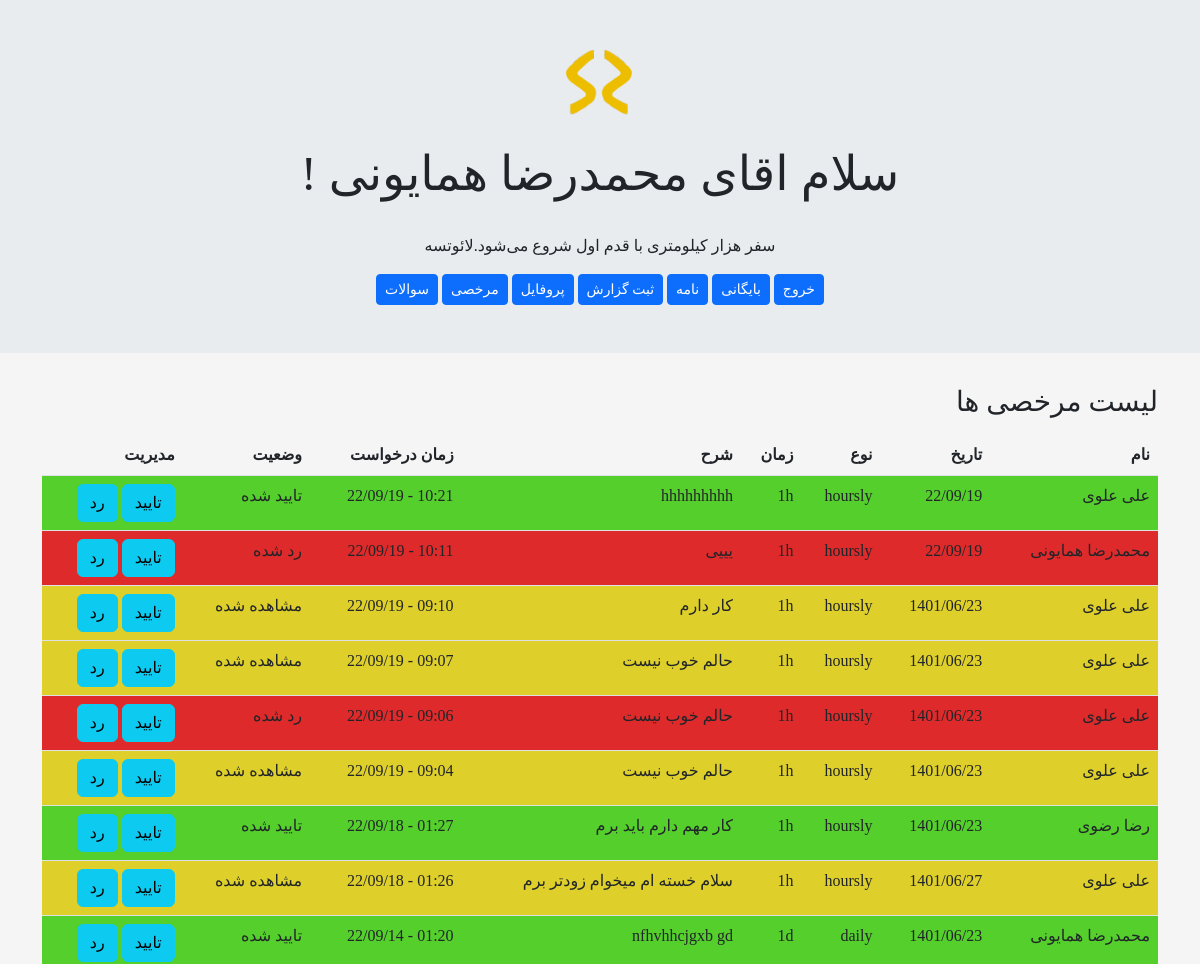
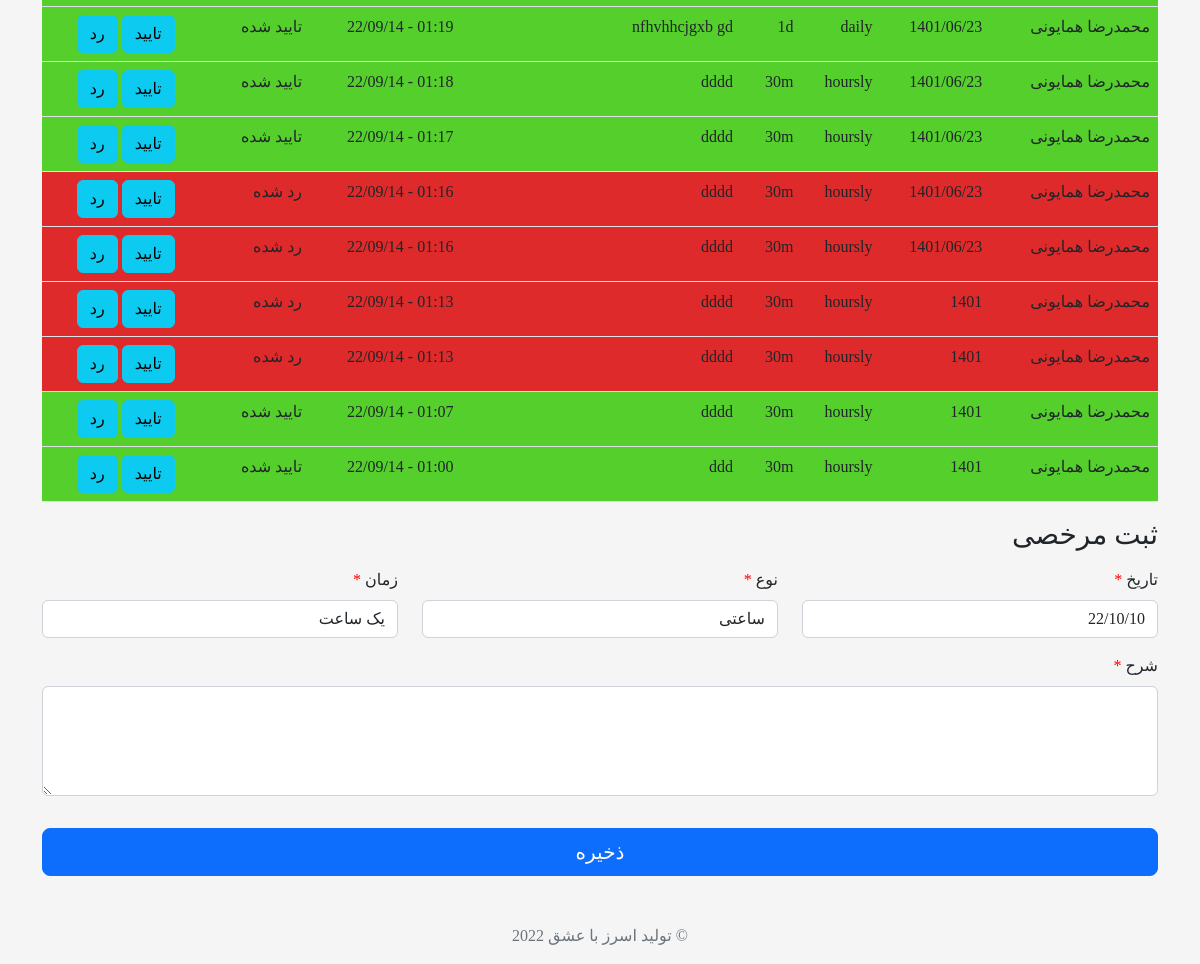
Page /vacation.php (signed in) on the committed database (2 pictures, top to bottom).
### tables this page shows
CREATE TABLE `user` (
  `id` int(20) NOT NULL,
  `username` varchar(156) NOT NULL,
  `password` varchar(156) NOT NULL,
  `first_name` varchar(256) NOT NULL,
  `last_name` varchar(256) NOT NULL,
  `gender` int(1) NOT NULL COMMENT '0=man;1=woman\r\n',
  `admin` int(2) DEFAULT 0 COMMENT '1=isadmin\r\n0=isnotadmin'
);

CREATE TABLE `vacation` (
  `id` int(11) NOT NULL,
  `user_id` int(11) NOT NULL,
  `date` varchar(10) NOT NULL,
  `type` varchar(110) NOT NULL,
  `duration` varchar(110) NOT NULL,
  `description` longtext NOT NULL,
  `status` int(2) NOT NULL DEFAULT 3 COMMENT '0=under investigation\r\n1=Approved\r\n2=Rejected\r\n3=Displayed',
  `created_at` int(10) NOT NULL
);

### vacation.php (the view, shortened to what this page needs)
<?php
require "load.php";
require "header.php";
if ($is_admin) {
    $vacations = get_all_vacation();
} else {
    $vacations = get_vacation($user["id"]);
}
?>
<!DOCTYPE html>
<html lang="en">
<head>
</head>
<body>
<main class="container">
    <h1 class="h3 mb-3 fw-normal">لیست مرخصی ها</h1>
    <table class="table">
        <thead>
        <tr>
            <th scope="col">نام</th>
            <th scope="col">تاریخ</th>
            <th scope="col">نوع</th>
            <th scope="col">زمان</th>
            <th scope="col">شرح</th>
            <th scope="col">زمان درخواست</th>
            <th scope="col">وضعیت</th>
            <?php if ($is_admin) { ?>
                <th scope="col">مدیریت</th>
            <?php } ?>
        </tr>
        </thead>
        <tbody>
        <?php if (count($vacations) < 1) {
            echo "فیلدی برای نمایش جود ندارد";
        } else {
            foreach ($vacations as $vacation) { ?>
                <tr style="background-color:
                <?php if ($vacation["status"] === 0) { ?> #decf2a
                <?php } elseif ($vacation["status"] === 1) { ?> #54cf2b
                <?php } elseif ($vacation["status"] === 2) { ?> #de2a2a
                <?php } elseif ($vacation["status"] === 3) { ?> #42e9f5 <?php }
                ?>
                        ;">
                    <td><?php echo get_user_by_id($vacation["user_id"])["first_name"] . " " . get_user_by_id($vacation["user_id"])["last_name"] ?></td>
                    <td><?= $vacation["date"] ?></td>
                    <td><?= $vacation["type"] ?></td>
                    <td><?= $vacation["duration"] ?></td>
                    <td><?= $vacation["description"] ?></td>
                    <td><?= date("h:i - y/m/d", $vacation["created_at"]) ?></td>
                    <td><?php
                        if ($vacation["status"] === 0) {
                            echo "مشاهده شده";
                        } elseif
                        ($vacation["status"] === 1) {
                            echo "تایید شده";
                        } elseif ($vacation["status"] === 2) {
                            echo "رد شده";
                        } elseif ($vacation["status"] === 3) {
                            echo "در حال برسی";
                        }
                        ?></td>
                    <?php if ($is_admin) { ?>
                        <td scope="col">
                            <a href="vacation.php?status=accept&id=<?= $vacation["id"] ?>" class="btn btn-info"
                               style=""> تایید</a>
                            <a href="vacation.php?status=reject&id=<?= $vacation["id"] ?>" class="btn btn-info"
                               style=""> رد</a>
                        </td>
                    <?php } ?>
                </tr>
                <?php
            }
        } ?>
        </tbody>
    </table>
    <form action="" method="POST" onsubmit="return send(this);">
        <h1 class="h3 mb-3 fw-normal">ثبت مرخصی</h1>
        <div class="row">
            <div class="mb-3 col-4">
                <label for="date-picker1" class="form-label">تاریخ <font color="red">*</font></label>
                <input name="date" id="date-picker1" type="text" class="form-control date-picker" required=""
                       value="<?= date("y/m/d") ?>">
            </div>
            <div class="mb-3 col-4">
                <label class="form-label">نوع <font color="red">*</font></label>
                <select id="inputType" class="form-control" name="type" required="">
                    <option value="hoursly">ساعتی</option>
                </select>
            </div>
            <div class="mb-3 col-4">
                <label class="form-label">زمان <font color="red">*</font></label>
                <select id="inputDuration" class="form-control" name="duration" required="">
                    <option value="1h">یک ساعت</option>
                </select>
            </div>
            <div class="mb-3 col-12">
                <label class="form-label">شرح <font color="red">*</font></label>
                <textarea class="form-control" name="description" rows="4" requried=""></textarea>
            </div>
        </div>
        <button name="submit" class="mt-3 w-100 btn btn-lg btn-primary" type="submit">
            ذخیره
        </button>
    </form>
    <footer>
        <p class="mt-5 mb-3 text-muted text-center">&copy; تولید اسرز با عشق 2022</p>
    </footer>
</main>
</body>
</html>

### header.php (shortened to what this page needs)
<!doctype html>
<html lang="fa_IR" dir="rtl">
<head>
    <link rel="stylesheet" type="text/css"
          href="https://cdn.jsdelivr.net/gh/rastikerdar/vazirmatn@v33.003/Vazirmatn-font-face.css">
    <link rel="stylesheet" href="https://cdn.jsdelivr.net/npm/bootstrap@5.2.0/dist/css/bootstrap.rtl.min.css"
>
</head>
<body>
<header>
    <div class="container d-flex align-items-center justify-content-center flex-column">
        <a href="index.php"> <img class="mb-2" src="logo.png" alt="" width="100px"></a>
        <h3 class="display-5">
            سلام <?php
            echo ($user["gender"] === 0) ? "اقای " : "خانم ";
            echo $user["first_name"] . " " . $user["last_name"];
            ?>
            !</h3>
        <p class="mt-4">
            <?= motivational_sentence() ?>
        </p>
        <p>
            <a class="btn btn-primary btn-sm" href="logout.php"
               role="button">خروج
            </a>
            <?php if ($is_admin) { ?>
                <a
                        class="btn btn-primary <?php if (check_page("/Report/archive.php")) { ?> btn-warning <?php } ?> btn-sm"
                        href="archive.php"
                        role="button">بایگانی
                </a>
                <a class="btn btn-primary <?php if (check_page("/Report/Letter.php")) { ?> btn-warning <?php } ?> btn-sm"
                   href="Letter.php"
                   role="button">نامه
                </a>
            <?php } ?>
            <a class="btn  btn-primary <?php if (check_page("/Report/add_reports.php")) { ?> btn-warning <?php } ?> btn-sm"
               href="add_reports.php"
               role="button">ثبت گزارش
            </a>
            <a class="btn btn-primary <?php if (check_page("/Report/edit_profile.php")) { ?> btn-warning <?php } ?> btn-sm"
               href="edit_profile.php"
               role="button">پروفایل
            </a>
            <a class="btn btn-primary <?php if (check_page("/Report/vacation.php")) { ?> btn-warning <?php } ?> btn-sm"
               href="vacation.php"
               role="button">مرخصی
            </a>
            <a class="btn btn-primary <?php if (check_page("/Report/questions.php")) { ?> btn-warning <?php } ?> btn-sm"
               href="questions.php"
               role="button">سوالات
            </a>
        </p>
    </div>
</header>
</body>

### header.php (style rules this page uses)
* { box-sizing: border-box; }
body { font-family: "Vazirmatn"; background-color: #f5f5f5; }
header { padding: 2rem 1rem; margin-bottom: 2rem; background-color: #e9ecef; }

### rows in the picture
user: first_name "محمدرضا", last_name "همایونی"
vacation: user.first_name "علی", user.last_name "علوی", date "22/09/19", type "hoursly", duration "1h", description "hhhhhhhhh", created_at "10:21 - 22/09/19", status "تایید شده"
vacation: user.first_name "محمدرضا", user.last_name "همایونی", date "22/09/19", type "hoursly", duration "1h", description "یییی", created_at "10:11 - 22/09/19", status "رد شده"
vacation: user.first_name "علی", user.last_name "علوی", date "1401/06/23", type "hoursly", duration "1h", description "کار دارم", created_at "09:10 - 22/09/19", status "مشاهده شده"
vacation: user.first_name "علی", user.last_name "علوی", date "1401/06/23", type "hoursly", duration "1h", description "حالم خوب نیست", created_at "09:07 - 22/09/19", status "مشاهده شده"
vacation: user.first_name "علی", user.last_name "علوی", date "1401/06/23", type "hoursly", duration "1h", description "حالم خوب نیست", created_at "09:06 - 22/09/19", status "رد شده"
vacation: user.first_name "علی", user.last_name "علوی", date "1401/06/23", type "hoursly", duration "1h", description "حالم خوب نیست", created_at "09:04 - 22/09/19", status "مشاهده شده"
vacation: user.first_name "رضا", user.last_name "رضوی", date "1401/06/23", type "hoursly", duration "1h", description "کار مهم دارم باید برم", created_at "01:27 - 22/09/18", status "تایید شده"
vacation: user.first_name "علی", user.last_name "علوی", date "1401/06/27", type "hoursly", duration "1h", description "سلام خسته ام میخوام زودتر برم", created_at "01:26 - 22/09/18", status "مشاهده شده"
vacation: user.first_name "محمدرضا", user.last_name "همایونی", date "1401/06/23", type "daily", duration "1d", description "nfhvhhcjgxb gd", created_at "01:20 - 22/09/14", status "تایید شده"
vacation: user.first_name "محمدرضا", user.last_name "همایونی", date "1401/06/23", type "daily", duration "1d", description "nfhvhhcjgxb gd", created_at "01:19 - 22/09/14", status "تایید شده"
vacation: user.first_name "محمدرضا", user.last_name "همایونی", date "1401/06/23", type "hoursly", duration "30m", description "dddd", created_at "01:18 - 22/09/14", status "تایید شده"
vacation: user.first_name "محمدرضا", user.last_name "همایونی", date "1401/06/23", type "hoursly", duration "30m", description "dddd", created_at "01:17 - 22/09/14", status "تایید شده"
vacation: user.first_name "محمدرضا", user.last_name "همایونی", date "1401/06/23", type "hoursly", duration "30m", description "dddd", created_at "01:16 - 22/09/14", status "رد شده"
vacation: user.first_name "محمدرضا", user.last_name "همایونی", date "1401/06/23", type "hoursly", duration "30m", description "dddd", created_at "01:16 - 22/09/14", status "رد شده"
vacation: user.first_name "محمدرضا", user.last_name "همایونی", date "1401", type "hoursly", duration "30m", description "dddd", created_at "01:13 - 22/09/14", status "رد شده"
vacation: user.first_name "محمدرضا", user.last_name "همایونی", date "1401", type "hoursly", duration "30m", description "dddd", created_at "01:13 - 22/09/14", status "رد شده"
vacation: user.first_name "محمدرضا", user.last_name "همایونی", date "1401", type "hoursly", duration "30m", description "dddd", created_at "01:07 - 22/09/14", status "تایید شده"
vacation: user.first_name "محمدرضا", user.last_name "همایونی", date "1401", type "hoursly", duration "30m", description "ddd", created_at "01:00 - 22/09/14", status "تایید شده"
